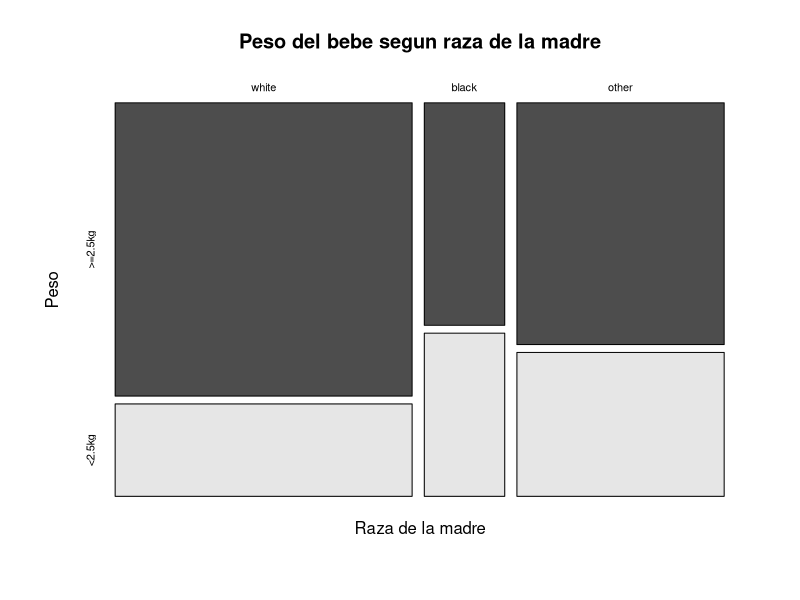
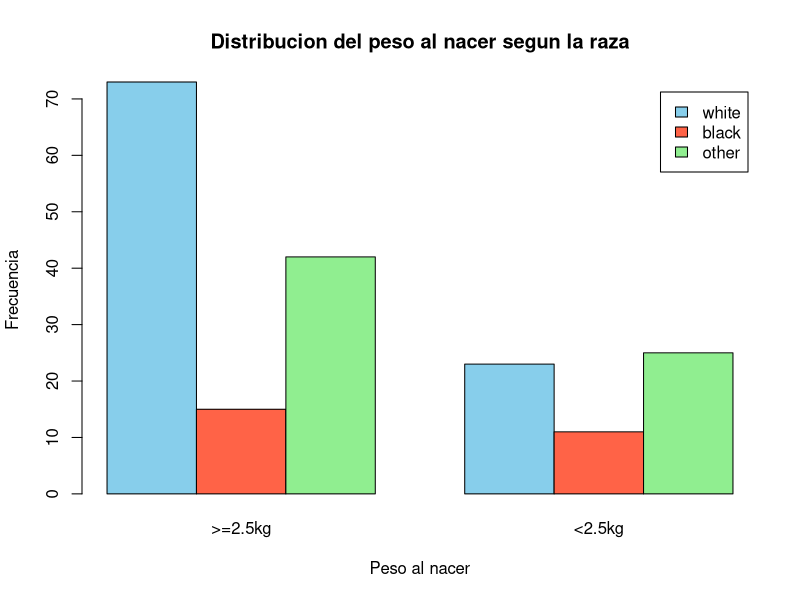
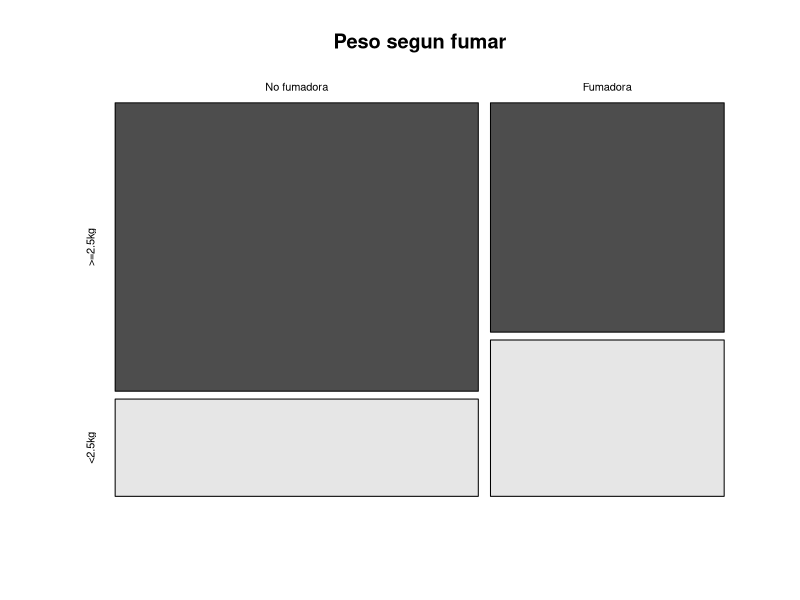
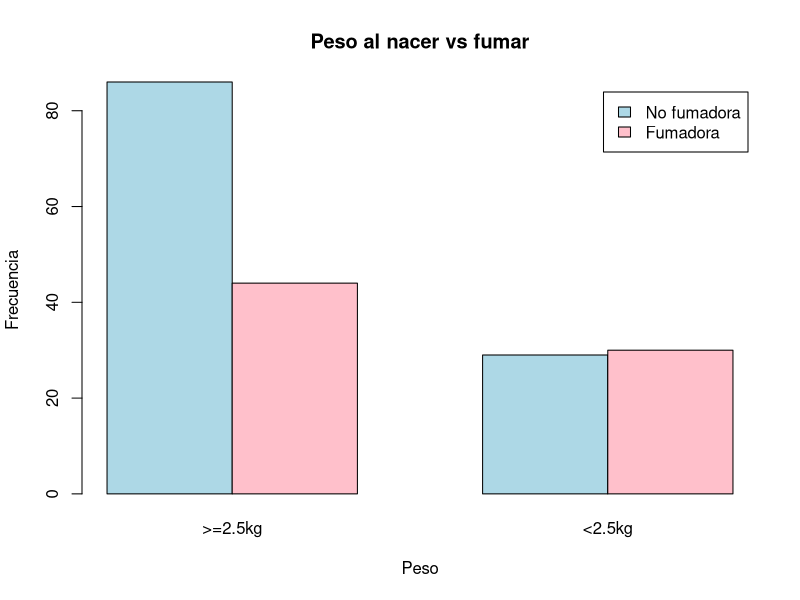
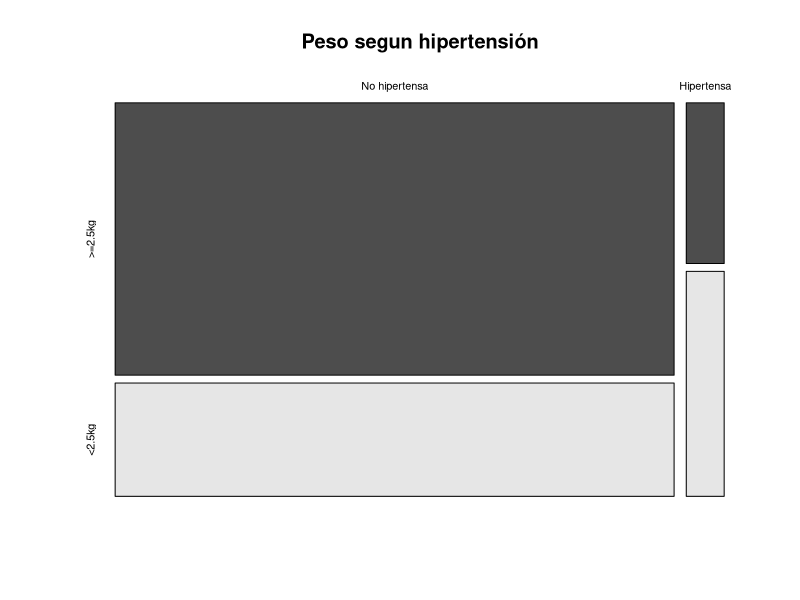
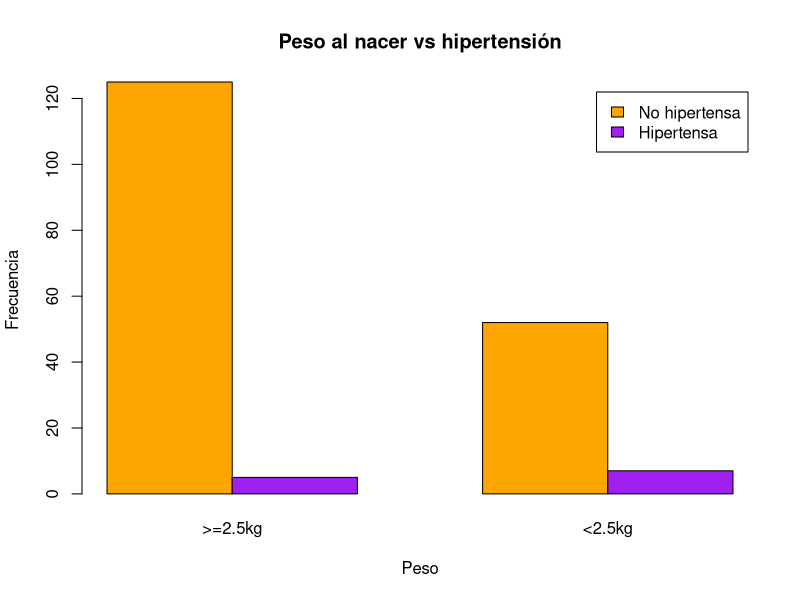
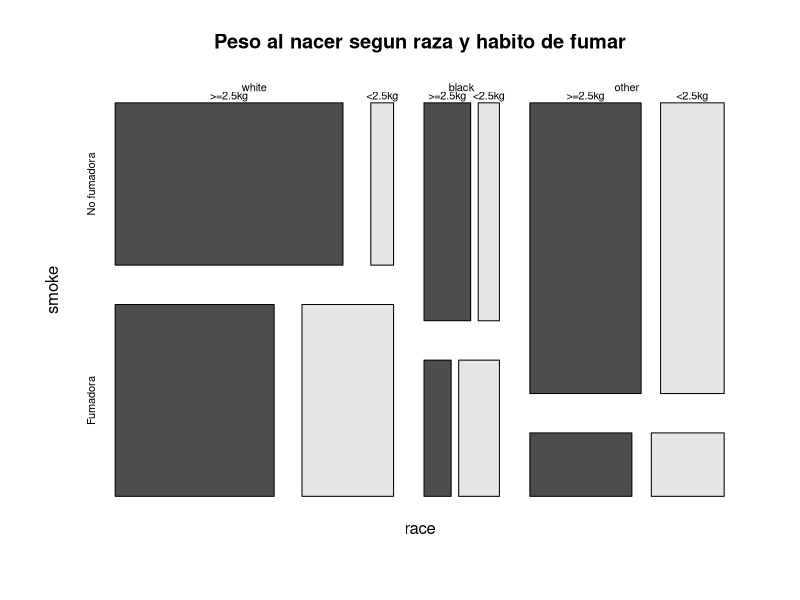

Generate these figures, in order, with R:
## ---- chunk 1
knitr::opts_chunk$set(echo = TRUE)
## ---- chunk 2
library(MASS)

## ---- chunk 3
str(birthwt)
head(birthwt)
help("birthwt")
## ---- chunk 4
birthwt$race = factor(birthwt$race, labels = c("white", "black", "other"))
birthwt$low = factor(birthwt$low, labels = c(">=2.5kg", "<2.5kg"))

table_race_low = table(birthwt$race, birthwt$low)
prop.table(table_race_low, margin = 1)
## ---- chunk 5
mosaicplot(table_race_low, 
           main  = "Peso del bebe segun raza de la madre",
           xlab  = "Raza de la madre",
           ylab  = "Peso",
           color = TRUE)
## ---- chunk 6
barplot(table_race_low, beside = TRUE,
        col    = c("skyblue", "tomato", "lightgreen"),
        legend = rownames(table_race_low),
        main   = "Distribucion del peso al nacer segun la raza",
        xlab   = "Peso al nacer",
        ylab   = "Frecuencia")
## ---- chunk 7
# Fumadoras
birthwt$smoke = factor(birthwt$smoke, labels = c("No fumadora", "Fumadora"))

table_smoke_low = table(birthwt$smoke, birthwt$low)
prop.table(table_smoke_low, margin = 1)

mosaicplot(table_smoke_low, main = "Peso segun fumar", color = TRUE)

barplot(table_smoke_low, beside = TRUE,
        col    = c("lightblue", "pink"),
        legend = rownames(table_smoke_low),
        main   = "Peso al nacer vs fumar",
        xlab   = "Peso",
        ylab   = "Frecuencia")
## ---- chunk 8
# Hipertensa
birthwt$ht = factor(birthwt$ht, labels = c("No hipertensa", "Hipertensa"))

table_ht_low = table(birthwt$ht, birthwt$low)
prop.table(table_ht_low, margin = 1)

mosaicplot(table_ht_low, main = "Peso segun hipertensión", color = TRUE)

barplot(table_ht_low, beside = TRUE,
        col    = c("orange", "purple"),
        legend = rownames(table_ht_low),
        main   = "Peso al nacer vs hipertensión",
        xlab   = "Peso",
        ylab   = "Frecuencia")
## ---- chunk 9
table_triple = xtabs(~ race + smoke + low, data = birthwt)
prop.table(table_triple, margin = 1)
## ---- chunk 10
mosaicplot(table_triple, 
           main  = "Peso al nacer segun raza y habito de fumar",
           color = TRUE)
